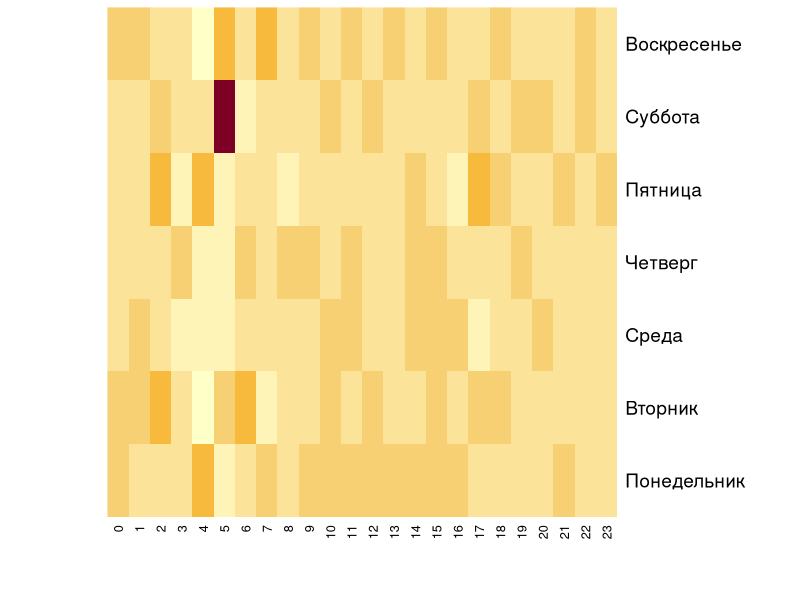

The R script that drew this image:
data <- read.table(file = 'data/ulabox_orders_with_categories_partials_2017.csv', header = TRUE, sep = ",")

result <- aggregate(data$Home., by = list(data$weekday, data$hour), FUN = mean)
names(result) <- c("Weekday", "Hour", "Average_order_percent")

rown <- c("Понедельник", "Вторник", "Среда", "Четверг", "Пятница", "Суббота", "Воскресенье")
coln <- c(0:23)
matrix <- matrix(result$Average_order_percent, nrow = 7, dimnames = list(rown, coln))

heatmap(
        matrix,
        Rowv = NA,
        Colv = NA,
        scale = "none"
)